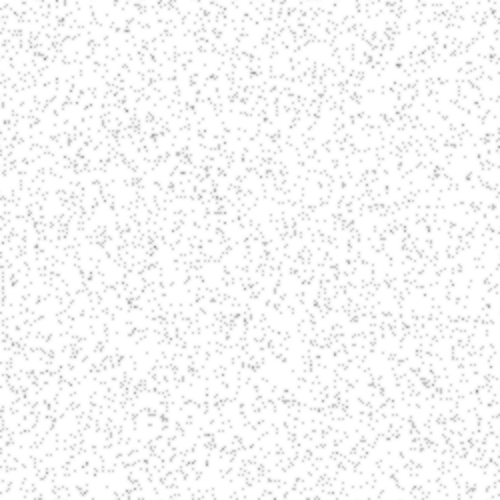
Frame 1 (no input)
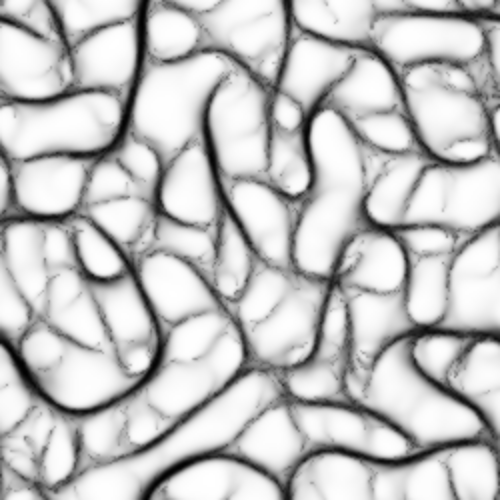
Frame 60 (no input)
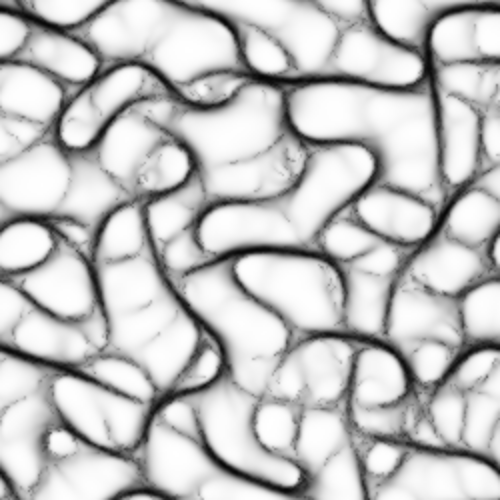
Frame 120 (the mouse pressed at the canvas centre since frame 60)

The p5.js sketch that drew these frames (run headless with seeded random() and noise() and a simulated clock; from frame 60 on, the mouse is pressed at the canvas centre):

// p5.js sketch
// ── sketch.js
// 점균류 시뮬레이션 — 흰 배경 위 검은 잉크 네트워크. 클릭: 재시작
const W = 250, NA = 5000;
const SENSE_D = 9, SENSE_A = 0.42, TURN = 0.5, SPEED = 1.0, DEPOSIT = 0.9, DECAY = 0.92, DIFFUSE = 0.35;
let trail, next, agents, img;

function setup() {
  createCanvas(500, 500);
  pixelDensity(1);
  img = createImage(W, W);
  reset();
}

function reset() {
  trail = new Float32Array(W * W);
  next = new Float32Array(W * W);
  agents = [];
  for (let i = 0; i < NA; i++) {
    agents.push({ x: random(W), y: random(W), a: random(TWO_PI) });
  }
}

function sense(ag, off) {
  const x = ((floor(ag.x + cos(ag.a + off) * SENSE_D) % W) + W) % W;
  const y = ((floor(ag.y + sin(ag.a + off) * SENSE_D) % W) + W) % W;
  return trail[y * W + x];
}

function draw() {
  // 1) 에이전트: 감지 → 회전 → 이동 → 침적
  for (const ag of agents) {
    const f = sense(ag, 0), l = sense(ag, SENSE_A), r = sense(ag, -SENSE_A);
    if (f >= l && f >= r) { /* 직진 */ }
    else if (l > r) ag.a += TURN;
    else if (r > l) ag.a -= TURN;
    else ag.a += random(-TURN, TURN);
    ag.x = (ag.x + cos(ag.a) * SPEED + W) % W;
    ag.y = (ag.y + sin(ag.a) * SPEED + W) % W;
    trail[floor(ag.y) * W + floor(ag.x)] += DEPOSIT;
  }

  // 2) 약한 확산 + 감쇠 (원값과 이웃 평균의 블렌딩 — 필라멘트 유지)
  for (let y = 0; y < W; y++) {
    const ym = ((y - 1 + W) % W) * W, y0 = y * W, yp = ((y + 1) % W) * W;
    for (let x = 0; x < W; x++) {
      const xm = (x - 1 + W) % W, xp = (x + 1) % W;
      const s = trail[ym + xm] + trail[ym + x] + trail[ym + xp]
              + trail[y0 + xm] + trail[y0 + x] + trail[y0 + xp]
              + trail[yp + xm] + trail[yp + x] + trail[yp + xp];
      const c = trail[y0 + x];
      next[y0 + x] = (c * (1 - DIFFUSE) + (s / 9) * DIFFUSE) * DECAY;
    }
  }
  [trail, next] = [next, trail];

  // 3) 렌더: 흔적이 짙을수록 검게
  img.loadPixels();
  for (let i = 0; i < W * W; i++) {
    const ink = 255 * (1 - Math.exp(-trail[i] * 0.45));
    const v = 255 - ink;
    img.pixels[i * 4] = img.pixels[i * 4 + 1] = img.pixels[i * 4 + 2] = v;
    img.pixels[i * 4 + 3] = 255;
  }
  img.updatePixels();
  image(img, 0, 0, width, height);
}

function mousePressed() {
  if (mouseX >= 0 && mouseX < width && mouseY >= 0 && mouseY < height) reset();
}
